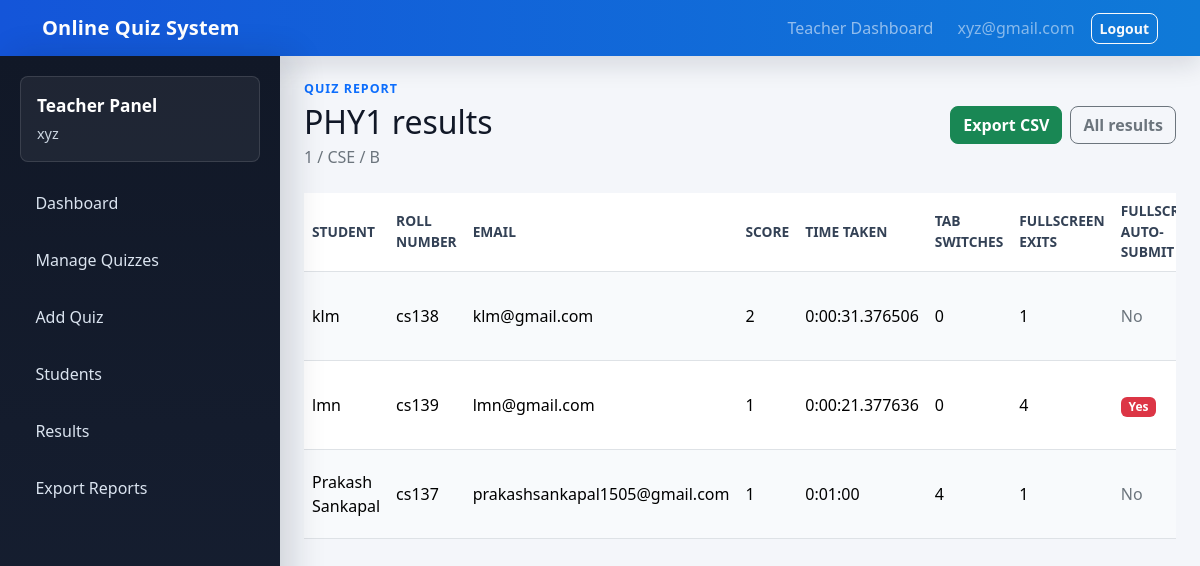
Page /teacher/quizzes/2/results/ (signed in) on the committed database.
### quizzes/models.py (models this page shows, shortened)
class Quiz(models.Model):
    teacher = models.ForeignKey(
        settings.AUTH_USER_MODEL,
        on_delete=models.CASCADE,
        related_name="created_quizzes",
        blank=True,
        null=True,
    )
    title = models.CharField(max_length=200)
    description = models.TextField()
    category = models.CharField(max_length=100)
    year = models.CharField(max_length=20, default="1")
    branch = models.CharField(max_length=100, default="CSE")
    section = models.CharField(max_length=20, default="A")
    time_limit = models.PositiveIntegerField(help_text="Time limit in minutes")
    start_time = models.DateTimeField()
    end_time = models.DateTimeField()
    access_code = models.CharField(max_length=50, blank=True, null=True)
    class Meta:
        ordering = ["start_time", "title"]

class Attempt(models.Model):
    user = models.ForeignKey(settings.AUTH_USER_MODEL, on_delete=models.CASCADE, related_name="attempts")
    quiz = models.ForeignKey(Quiz, on_delete=models.CASCADE, related_name="attempts")
    score = models.PositiveIntegerField(default=0)
    start_time = models.DateTimeField(default=timezone.now)
    end_time = models.DateTimeField(blank=True, null=True)
    time_taken = models.DurationField(blank=True, null=True)
    tab_switch_count = models.PositiveIntegerField(default=0)
    fullscreen_exit_count = models.PositiveIntegerField(default=0)
    fullscreen_violation_submitted = models.BooleanField(default=False)
    is_submitted = models.BooleanField(default=False)
    question_order = models.JSONField(default=list, blank=True)
    option_order = models.JSONField(default=dict, blank=True)
    class Meta:
        constraints = [
            models.UniqueConstraint(fields=["user", "quiz"], name="unique_user_quiz_attempt")
        ]
        ordering = ["-start_time"]

class StudentProfile(models.Model):
    user = models.OneToOneField(settings.AUTH_USER_MODEL, on_delete=models.CASCADE, related_name="student_profile")
    roll_number = models.CharField(max_length=50, unique=True)
    year = models.CharField(max_length=20, default="1")
    branch = models.CharField(max_length=100, default="CSE")
    section = models.CharField(max_length=20, default="A")
    class Meta:
        ordering = ["roll_number"]

### quizzes/views.py (the view)
# urls.py: path("teacher/quizzes/<int:quiz_id>/results/", views.teacher_quiz_results, name="teacher_quiz_results"),
@staff_member_required(login_url="teacher_login")
def teacher_quiz_results(request, quiz_id):
    quiz = _teacher_quiz_or_404(request.user, quiz_id)
    attempts = (
        Attempt.objects.filter(quiz=quiz, is_submitted=True)
        .select_related("user", "user__student_profile")
        .order_by("-score", "time_taken", "end_time")
    )
    return render(
        request,
        "quizzes/teacher_quiz_results.html",
        {"quiz": quiz, "attempts": attempts},
    )

### quizzes/views.py (called while the page is built)
def _teacher_quiz_or_404(user, quiz_id):
    return get_object_or_404(Quiz, pk=quiz_id, teacher=user)

### quizzes/templates/quizzes/teacher_quiz_results.html (shortened to what this page needs)
{% extends "quizzes/teacher_base.html" %}
{% block teacher_content %}
<div class="d-flex flex-column flex-md-row justify-content-between align-items-md-center gap-3 mb-4">
    <div>
        <p class="eyebrow mb-1">Quiz Report</p>
        <h1 class="h2 mb-1">{{ quiz.title }} results</h1>
        <p class="text-secondary mb-0">{{ quiz.year }} / {{ quiz.branch }} / {{ quiz.section }}</p>
    </div>
    <div class="d-flex gap-2">
        <a class="btn btn-success" href="{% url 'export_quiz_results_csv' quiz.id %}">Export CSV</a>
        <a class="btn btn-outline-secondary" href="{% url 'teacher_results_overview' %}">All results</a>
    </div>
</div>
<div class="table-responsive">
    <table class="table table-striped align-middle">
        <thead>
        <tr>
            <th>Student</th>
            <th>Roll number</th>
            <th>Email</th>
            <th>Score</th>
            <th>Time taken</th>
            <th>Tab switches</th>
            <th>Fullscreen exits</th>
            <th>Fullscreen auto-submit</th>
        </tr>
        </thead>
        <tbody>
        {% for attempt in attempts %}
            <tr>
                <td>{{ attempt.user.get_full_name|default:attempt.user.username }}</td>
                <td>{{ attempt.user.student_profile.roll_number|default:"-" }}</td>
                <td>{{ attempt.user.email }}</td>
                <td>{{ attempt.score }}</td>
                <td>{{ attempt.time_taken }}</td>
                <td>{{ attempt.tab_switch_count }}</td>
                <td>{{ attempt.fullscreen_exit_count }}</td>
                <td>{% if attempt.fullscreen_violation_submitted %}<span class="badge text-bg-danger">Yes</span>{% else %}<span class="text-secondary">No</span>{% endif %}</td>
            </tr>
        {% empty %}
            <tr><td colspan="9" class="text-center text-secondary py-4">No students have submitted this quiz yet.</td></tr>
        {% endfor %}
        </tbody>
    </table>
</div>
{% endblock %}

### quizzes/templates/quizzes/teacher_base.html (shortened to what this page needs)
{% extends "quizzes/base.html" %}
{% block main %}
<div class="teacher-layout">
    <aside class="teacher-sidebar">
        <div class="teacher-sidebar-header">
            <div class="teacher-sidebar-title">Teacher Panel</div>
            <div class="teacher-sidebar-user">{{ user.get_full_name|default:user.email|default:user.username }}</div>
        </div>
        <nav class="teacher-nav" aria-label="Teacher navigation">
            <a href="{% url 'teacher_dashboard' %}"><span>Dashboard</span></a>
            <a href="{% url 'teacher_quiz_list' %}"><span>Manage Quizzes</span></a>
            <a href="{% url 'teacher_quiz_create' %}"><span>Add Quiz</span></a>
            <a href="{% url 'teacher_student_list' %}"><span>Students</span></a>
            <a href="{% url 'teacher_results_overview' %}"><span>Results</span></a>
            <a href="{% url 'export_results_csv' %}"><span>Export Reports</span></a>
        </nav>
    </aside>
    <section class="teacher-content">
        {% block teacher_content %}{% endblock %}
    </section>
</div>
{% endblock %}

### quizzes/templates/quizzes/base.html (shortened to what this page needs)
{% load static %}
<!doctype html>
<html lang="en">
<head>
    <link href="https://cdn.jsdelivr.net/npm/bootstrap@5.3.3/dist/css/bootstrap.min.css" rel="stylesheet">
    <link rel="stylesheet" href="{% static 'quizzes/styles.css' %}?v=20260505">
</head>
<body>
<nav class="navbar navbar-expand-lg navbar-dark bg-primary">
    <div class="container">
        <a class="navbar-brand fw-semibold" href="{% url 'home' %}">Online Quiz System</a>
        <div class="collapse navbar-collapse" id="mainNav">
            <ul class="navbar-nav ms-auto align-items-lg-center gap-lg-2">
                {% if user.is_authenticated %}
                    {% if user.is_staff %}
                        <li class="nav-item"><a class="nav-link" href="{% url 'teacher_dashboard' %}">Teacher Dashboard</a></li>
                    {% else %}
                        <li class="nav-item"><a class="nav-link" href="{% url 'student_dashboard' %}">Student Dashboard</a></li>
                    {% endif %}
                    <li class="nav-item text-white-50 px-lg-2">{{ user.username }}</li>
                    <li class="nav-item">
                        <form method="post" action="{% url 'logout' %}">
                            <button class="btn btn-outline-light btn-sm" type="submit">Logout</button>
                        </form>
                    </li>
                {% else %}
                    <li class="nav-item"><a class="nav-link" href="{% url 'student_login' %}">Student Login</a></li>
                    <li class="nav-item"><a class="nav-link" href="{% url 'teacher_login' %}">Teacher Login</a></li>
                {% endif %}
            </ul>
        </div>
    </div>
</nav>
{% block main %}{% endblock %}
</body>
</html>

### quizzes/static/quizzes/styles.css (style rules this page uses)
body { background: #f4f6fa; color: #111827; }
.navbar.bg-primary { background: linear-gradient(90deg, #1455d9, #0f7ad8) !important; box-shadow: 0 10px 24px rgba(17, 24, 39, .12); }
.navbar-brand { letter-spacing: .2px; }
.teacher-layout { display: grid; grid-template-columns: 280px minmax(0, 1fr); min-height: calc(100vh - 56px); }
.teacher-sidebar { background: linear-gradient(180deg, #111827 0%, #172033 100%); color: #fff; padding: 1.25rem; box-shadow: 12px 0 32px rgba(15, 23, 42, .16); position: sticky; top: 0; height: calc(100vh - 56px); }
.teacher-sidebar-header { border: 1px solid rgba(255, 255, 255, .12); background: rgba(255, 255, 255, .06); border-radius: 8px; margin-bottom: 1rem; padding: 1rem; }
.teacher-sidebar-title { font-weight: 700; font-size: 1.08rem; }
.teacher-sidebar-user { color: #cbd5e1; font-size: .9rem; margin-top: .25rem; overflow-wrap: anywhere; }
.teacher-nav { display: grid; gap: .45rem; }
.teacher-nav a { color: #dbe4f0; display: flex; align-items: center; min-height: 44px; text-decoration: none; padding: .75rem .9rem; border: 1px solid transparent; border-radius: 8px; transition: background-color .15s ease, border-color .15s ease, transform .15s ease; }
.teacher-content { min-width: 0; padding: 1.5rem; overflow-x: hidden; }
.eyebrow { color: #0d6efd; font-size: .78rem; font-weight: 700; letter-spacing: .08em; text-transform: uppercase; }
.table { --bs-table-striped-bg: #f8fafc; }
.table thead th { color: #334155; font-size: .86rem; font-weight: 700; text-transform: uppercase; vertical-align: middle; }
.table td { vertical-align: middle; }
.btn { border-radius: 8px; font-weight: 600; }

### rows in the picture
Quiz: title "PHY1", year "1", branch "CSE", section "B"
Attempt: user.get_full_name "klm", user.student_profile.roll_number "cs138", user.email "klm@gmail.com", score "2", time_taken "0:00:31.376506", tab_switch_count "0", fullscreen_exit_count "1", fullscreen_violation_submitted "No"
Attempt: user.get_full_name "lmn", user.student_profile.roll_number "cs139", user.email "lmn@gmail.com", score "1", time_taken "0:00:21.377636", tab_switch_count "0", fullscreen_exit_count "4", fullscreen_violation_submitted "Yes"
Attempt: user.get_full_name "Prakash Sankapal", user.student_profile.roll_number "cs137", user.email "prakashsankapal1505@gmail.com", score "1", time_taken "0:01:00", tab_switch_count "4", fullscreen_exit_count "1", fullscreen_violation_submitted "No"

### other values in the picture
{{ user.username }} "xyz@gmail.com"
{{ user.get_full_name|default:user.email|default:user.username }} "xyz"
